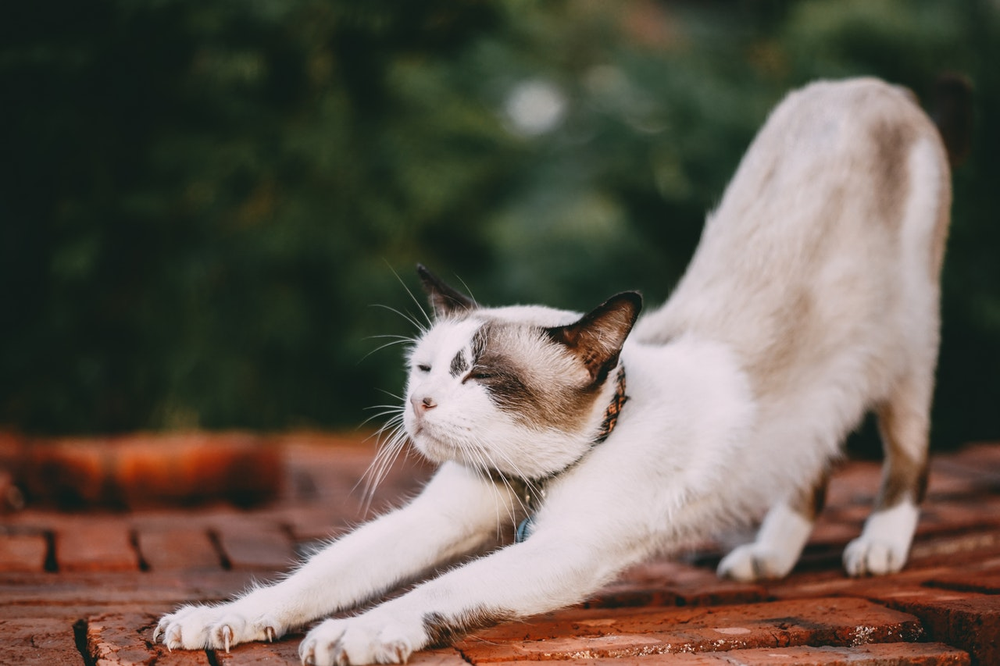
#> input picture Section1- Edge detection/Images/cat.png, 1000 x 666 px, shrunk from 1280 x 853 before the run
$ python convolution.py
#> lines starting #> are read from the running program, lines starting #| are printed output that depends on the picture
import cv2
import matplotlib.pyplot as plt
import numpy as np
from tqdm import tqdm

image1 = cv2.imread('Images/cat.png')
#> image1 is the input picture: shape (666, 1000, 3); mean B, G, R 79.4, 90.1, 99.9
image2 = cv2.imread('Images/horse.jpg')
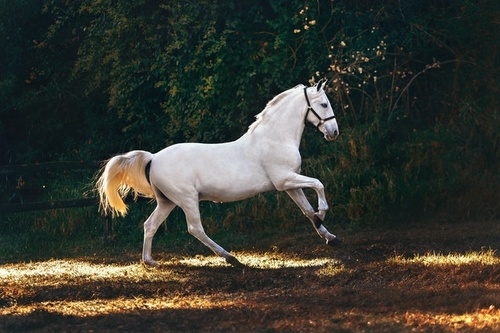
#> input picture Section1- Edge detection/Images/horse.jpg, 500 x 333 px, shrunk from 640 x 426 before the run
#> image2 is the input picture: shape (333, 500, 3); mean B, G, R 49.7, 57.6, 56
image3 = cv2.imread('Images/tiger.bmp')

#Grayscale above images:-
image1_g = cv2.cvtColor(image1, cv2.COLOR_BGR2GRAY)
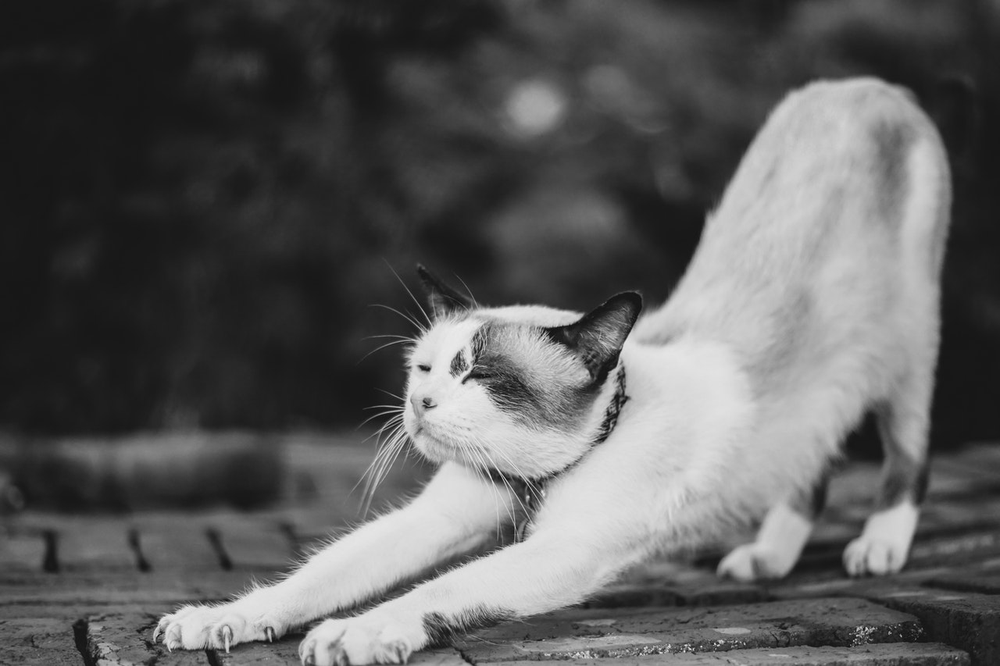
#> image1_g: shape (666, 1000); min 12, max 237, mean 91.8
image2_g = cv2.cvtColor(image2, cv2.COLOR_BGR2GRAY)
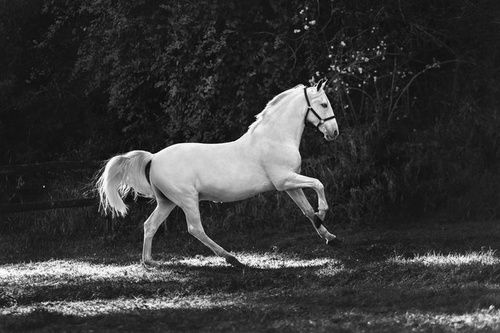
#> image2_g: shape (333, 500); min 2, max 255, mean 56.2
#> (the run stopped early here; a loop or call above may not have finished)
